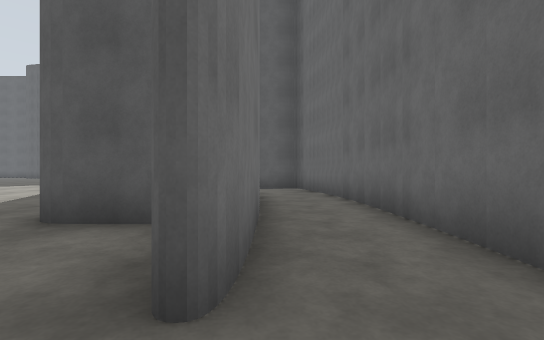
View 1 (above)

24 first-person views from a walk through a Gazebo world. The camera is 1.2 m above the floor, looks level and sees 85° across. The floor is counted in squares, 2 m on a side. Each view is taken from the middle of a square. On the plan, view 1 faces up. The plan holds only what a view shows up to about 9 squares ahead; the rest is blank. The place goes on beyond the plan.

View 2
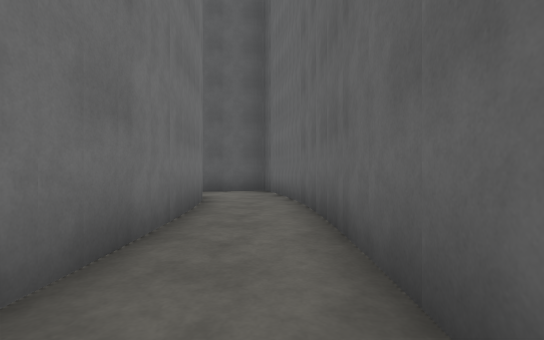

View 3
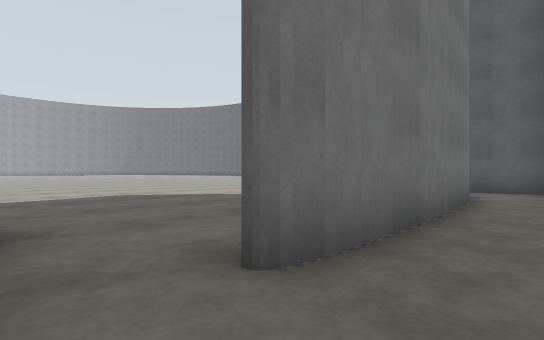

View 4
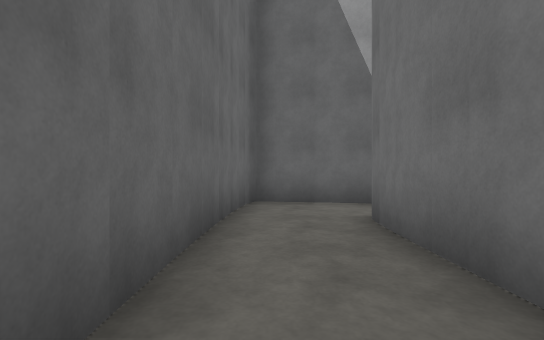

View 5
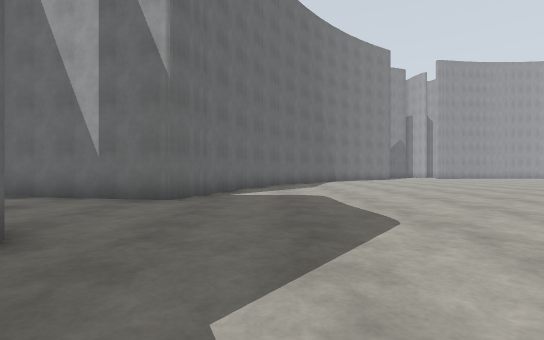

View 6
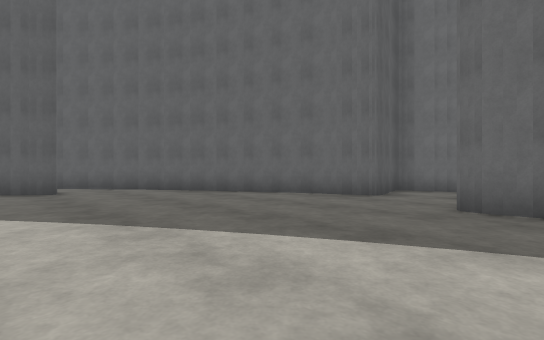

View 7
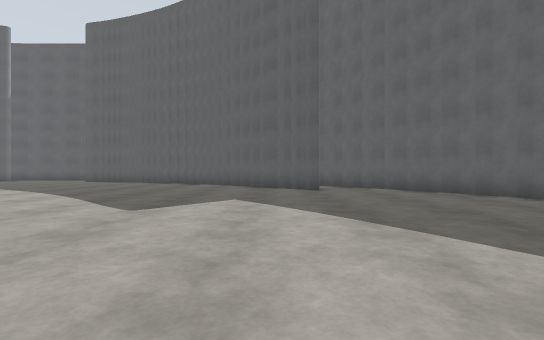

View 8
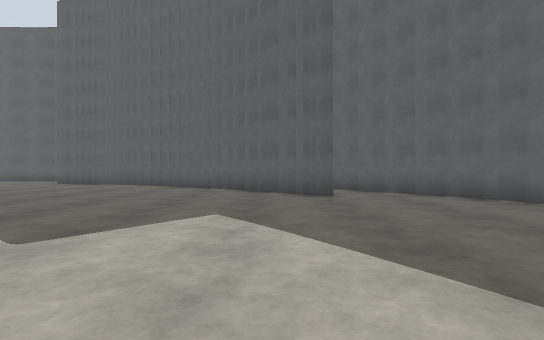

View 9
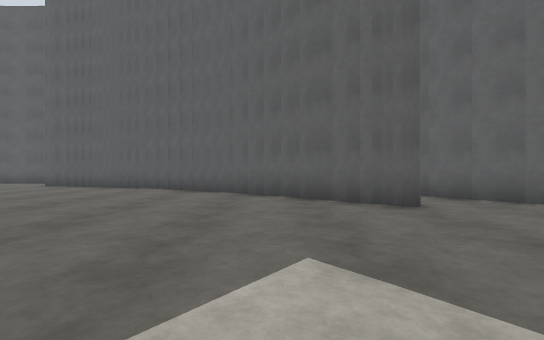

View 10
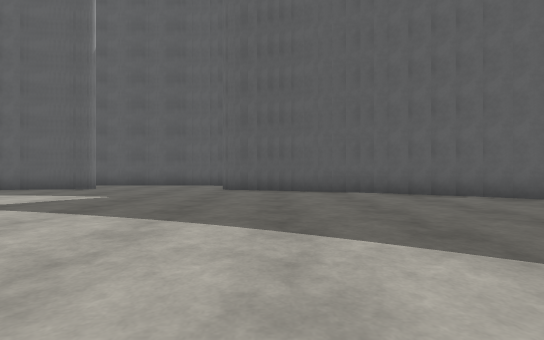

View 11
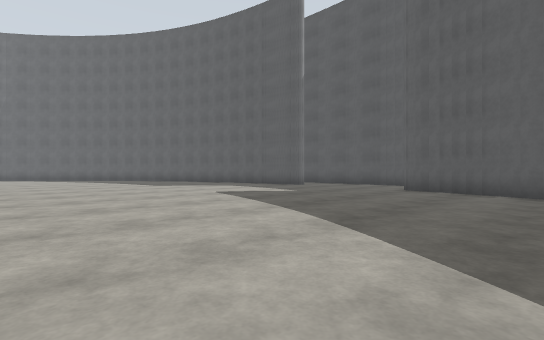

View 12
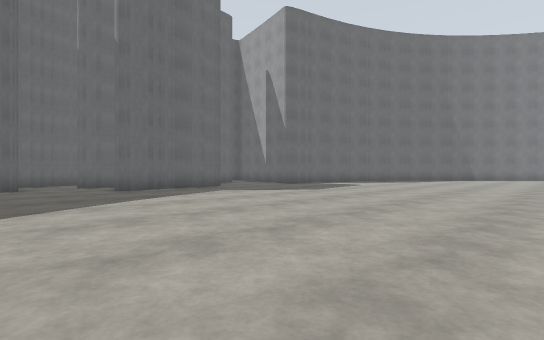

View 13
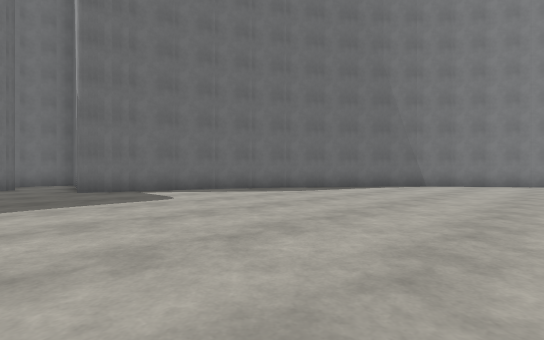

View 14
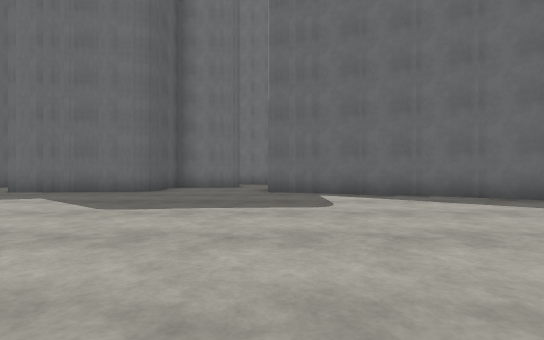

View 15
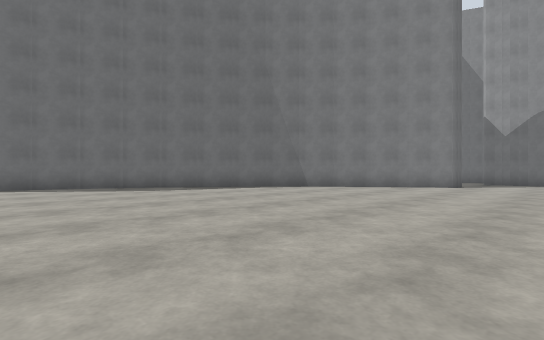

View 16
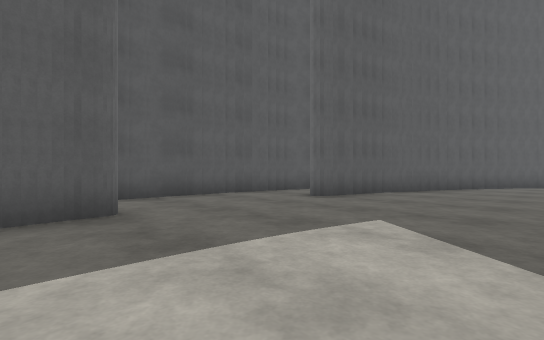

View 17
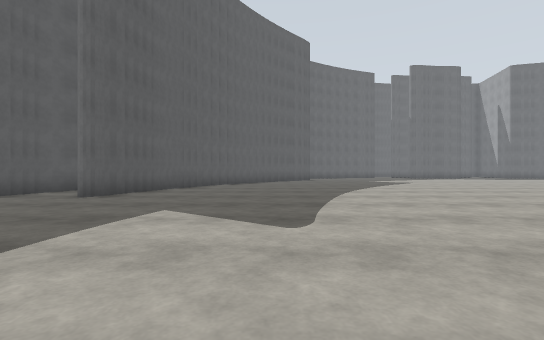

View 18
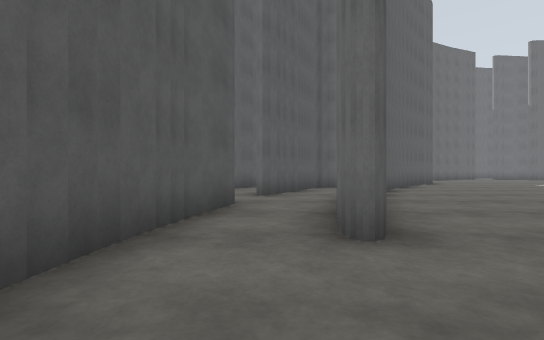

View 19
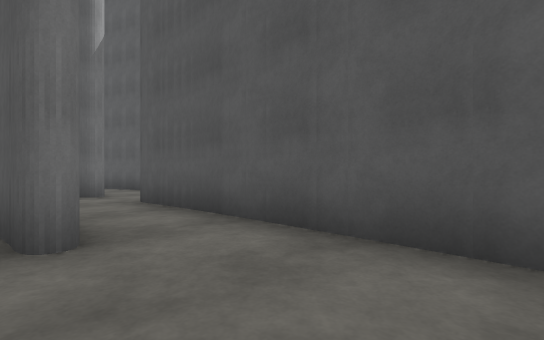

View 20
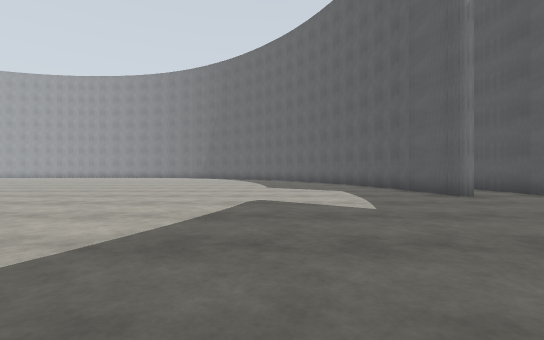

View 21
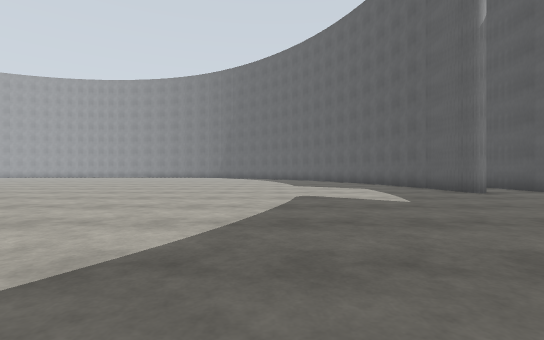

View 22
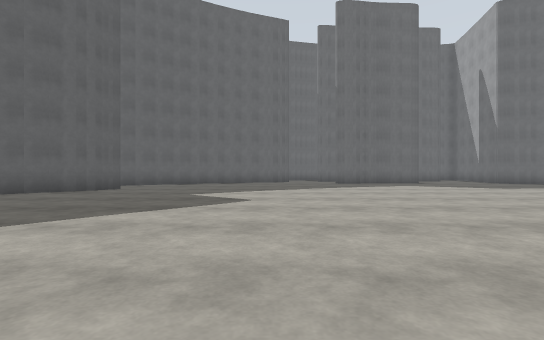

View 23
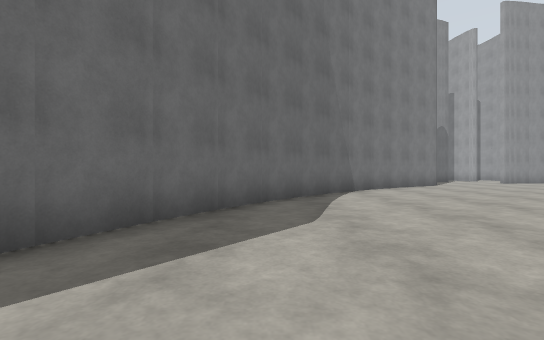

View 24
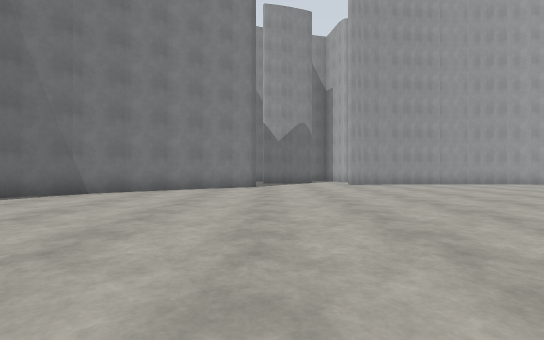

### Floor plan
Ten units are one square. View 1 is at (0, 0); x grows to the right and y downward. Boxes are objects, and circles mark ways between rooms. Rooms are numbered by the first view taken in them; rooms with no view inside come last. Other rooms are left out.
<svg viewBox="-249 -239 272 355">
<path fill="none" stroke="#000" d="M-2 -59 -2 -14M16 -51 15 -68M-4 -70 -3 -59M16 -66 9 -93M15 2 18 -53M-16 2 13 7M4 -95 -10 -92M-29 -42 -29 -47M-28 -46 -31 -68M-27 -36 -28 -43M-69 -149 -96 -175M-30 -1 -16 2M-37 22 -31 2M-95 -174 -122 -192M-12 -33 -24 -33M-13 -92 -23 -118M-121 -191 -137 -199M-51 55 -36 22M-22 -117 -44 -154M-44 -152 -51 -161M-136 -199 -168 -209M-65 76 -52 55M-164 -207 -171 -209M-103 111 -90 101 -64 74M-218 -212 -242 -209M-147 -227 -176 -233M-177 -234 -236 -234M-235 -233 -244 -232M-109 -210 -128 -220"/>
<circle cx="-10" cy="-85" r="3" fill="#2a7"/>
<circle cx="-20" cy="-10" r="3" fill="#2a7"/>
<circle cx="-150" cy="-220" r="3" fill="#2a7"/>
<text x="0" y="-40">1</text>
<text x="-150" y="-50">2</text>
<text x="-140" y="-210">3</text>
</svg>
Room 1 opens to room 2. Room 2 opens to room 3.

Where each view was taken, in squares from view 1:
view 1: 0 up, 0 right, facing up
view 2: 1 up, 1 right, facing up
view 3: 0 up, 1 right, facing up-left
view 4: 5 up, 1 right, facing down
view 5: 6 up, 5 left, facing down
view 6: 6 up, 8 left, facing up-right
view 7: 6 up, 8 left, facing up
view 8: 8 up, 8 left, facing up
view 9: 10 up, 9 left, facing up
view 10: 12 up, 16 left, facing up
view 11: 12 up, 14 left, facing up-left
view 12: 10 up, 12 left, facing down-right
view 13: 2 up, 12 left, facing down-right
view 14: 0 up, 11 left, facing right
view 15: 1 down, 15 left, facing down-right
view 16: 17 up, 23 left, facing up-right
view 17: 17 up, 24 left, facing right
view 18: 22 up, 20 left, facing right
view 19: 21 up, 19 left, facing up-left
view 20: 17 up, 15 left, facing left
view 21: 16 up, 14 left, facing left
view 22: 10 up, 16 left, facing right
view 23: 1 down, 6 left, facing down
view 24: 2 down, 13 left, facing down
